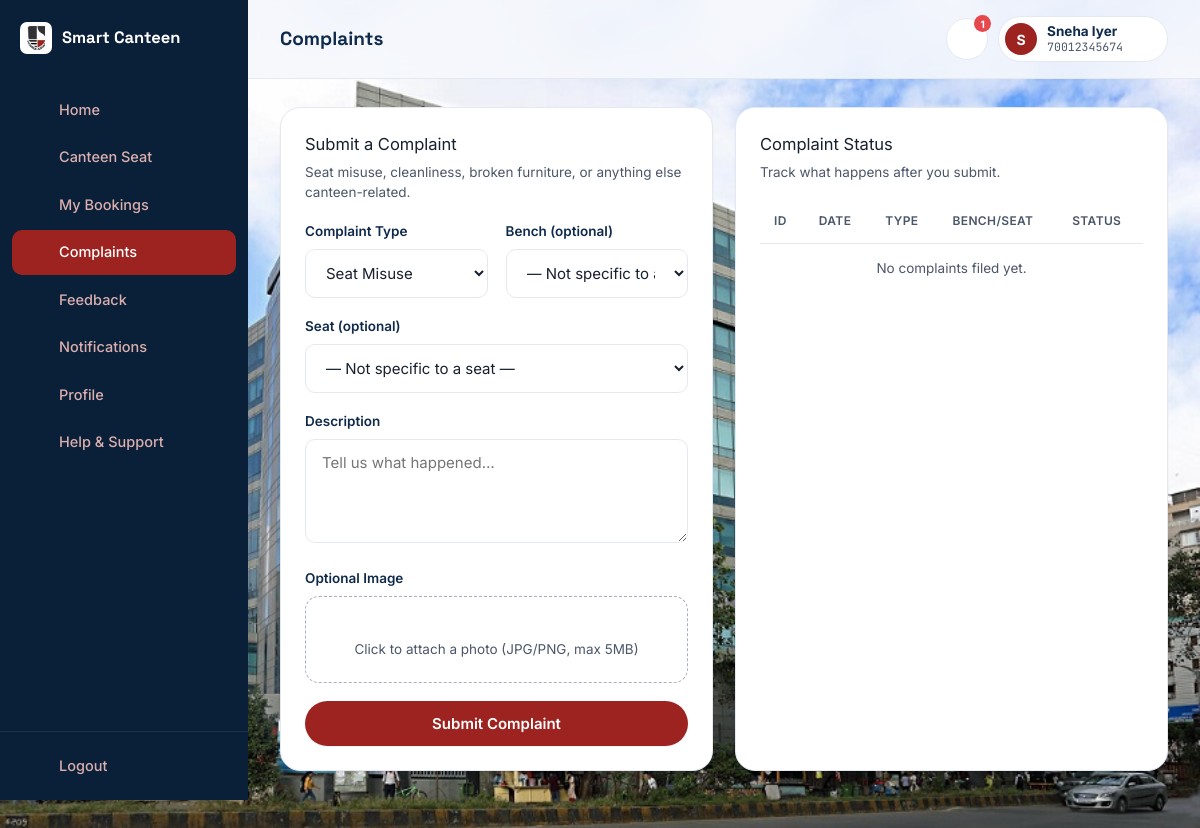
/student/complaints.php (signed in), run on the app's committed database.
### tables this page shows
CREATE TABLE students (
  id             INT AUTO_INCREMENT PRIMARY KEY,
  sap_id         VARCHAR(11) NOT NULL UNIQUE,
  password_hash  VARCHAR(255) NOT NULL,
  name           VARCHAR(100) NOT NULL,
  branch         VARCHAR(100) NOT NULL,
  year           TINYINT NOT NULL,
  email          VARCHAR(150) DEFAULT NULL,
  no_show_count  INT NOT NULL DEFAULT 0,
  created_at     TIMESTAMP NOT NULL DEFAULT CURRENT_TIMESTAMP,
  CONSTRAINT chk_sap_id_format CHECK (sap_id REGEXP '^[0-9]{11}$'),
  CONSTRAINT chk_year_range CHECK (year BETWEEN 1 AND 4)
);

### includes/functions.php (called while the page is built, shortened)
<?php
function e(?string $value): string
{
    return htmlspecialchars($value ?? '', ENT_QUOTES, 'UTF-8');
}
function unreadNotificationCount(PDO $pdo, int $studentId): int
{
    $stmt = $pdo->prepare('SELECT COUNT(*) FROM notifications WHERE student_id = ? AND is_read = 0');
    $stmt->execute([$studentId]);
    return (int) $stmt->fetchColumn();
}

### includes/auth.php (called while the page is built, shortened)
<?php
function isStudentLoggedIn(): bool
{
    return isset($_SESSION['student_id']);
}
function currentStudentId(): ?int
{
    return $_SESSION['student_id'] ?? null;
}
function currentStudent(): ?array
{
    static $cached = null;
    if ($cached !== null) return $cached;
    $stmt = getDB()->prepare('SELECT * FROM students WHERE id = ?');
    $stmt->execute([currentStudentId()]);
    $cached = $stmt->fetch() ?: null;
    return $cached;
}

### includes/db.php (called while the page is built)
<?php
function getDB(): PDO
{
    static $pdo = null;
    if ($pdo === null) {
        $dsn = 'mysql:host=' . DB_HOST . ';dbname=' . DB_NAME . ';charset=utf8mb4';
        try {
            $pdo = new PDO($dsn, DB_USER, DB_PASS, [
                PDO::ATTR_ERRMODE            => PDO::ERRMODE_EXCEPTION,
                PDO::ATTR_DEFAULT_FETCH_MODE => PDO::FETCH_ASSOC,
                PDO::ATTR_EMULATE_PREPARES   => false,
            ]);
            $pdo->exec("SET time_zone = '+05:30'");
        } catch (PDOException $e) {
            http_response_code(500);
            die('Database connection failed. Check includes/config.php and make sure MySQL is running in XAMPP. (' . htmlspecialchars($e->getMessage()) . ')');
        }
    }
    return $pdo;
}

### student/complaints.php (the view, shortened to what this page needs)
<?php
require_once __DIR__ . '/../includes/db.php';
require_once __DIR__ . '/../includes/auth.php';
require_once __DIR__ . '/../includes/functions.php';
require_once __DIR__ . '/../includes/icons.php';
$pdo = getDB();
$student = currentStudent();
$myComplaintsStmt = $pdo->prepare(
    "SELECT c.*, b.bench_number, s.seat_number
     FROM complaints c
     LEFT JOIN benches b ON b.id = c.bench_id
     LEFT JOIN seats s ON s.id = c.seat_id
     WHERE c.student_id = ? ORDER BY c.created_at DESC"
);
$myComplaintsStmt->execute([$student['id']]);
$myComplaints = $myComplaintsStmt->fetchAll();
$pageTitle = 'Complaints';
?>
<!DOCTYPE html>
<html lang="en">
<head>
<link rel="stylesheet" href="<?= BASE_URL ?>/css/style.css">
<link rel="stylesheet" href="<?= BASE_URL ?>/css/app.css">
</head>
<body class="app-body photo-bg">
<div class="app-shell">
  <?php include __DIR__ . '/../includes/sidebar.php'; ?>
  <div class="app-main">
    <?php include __DIR__ . '/../includes/header.php'; ?>
    <main class="app-content">
      <div class="grid-2">
        <div class="card">
          <div class="card-title">Submit a Complaint</div>
          <div class="card-sub">Seat misuse, cleanliness, broken furniture, or anything else canteen-related.</div>
          <form id="complaintForm">
            <div class="form-grid-2">
              <div class="field">
                <label for="complaint_type">Complaint Type</label>
                <select name="complaint_type" id="complaint_type" required>
                  <option value="seat_misuse">Seat Misuse</option>
                </select>
              </div>
              <div class="field">
                <label for="bench_id">Bench (optional)</label>
                <select name="bench_id" id="bench_id">
                  <option value="">— Not specific to a bench —</option>
                </select>
              </div>
            </div>
            <div class="field">
              <label for="seat_number">Seat (optional)</label>
              <select name="seat_number" id="seat_number">
                <option value="">— Not specific to a seat —</option>
              </select>
            </div>
            <div class="field">
              <label for="description">Description</label>
              <textarea name="description" id="description" rows="4" required placeholder="Tell us what happened…"></textarea>
            </div>
            <div class="field">
              <label>Optional Image</label>
              <div class="upload-drop" id="uploadDrop">
                <?= icon('image') ?>
                <div>Click to attach a photo (JPG/PNG, max 5MB)</div>
              </div>
            </div>
            <button type="submit" class="btn btn-primary btn-block" id="submitComplaintBtn">Submit Complaint</button>
          </form>
        </div>
        <div class="card">
          <div class="card-title">Complaint Status</div>
          <div class="card-sub">Track what happens after you submit.</div>
          <div class="table-wrap">
            <table class="data-table">
              <thead><tr><th>ID</th><th>Date</th><th>Type</th><th>Bench/Seat</th><th>Status</th></tr></thead>
              <tbody id="complaintsBody">
                <?php if (!$myComplaints): ?>
                  <tr><td colspan="5" style="text-align:center; color:var(--ink-600);">No complaints filed yet.</td></tr>
                <?php endif; ?>
              </tbody>
            </table>
          </div>
        </div>
      </div>
    </main>
  </div>
</div>
</body>
</html>

### includes/header.php (shortened to what this page needs)
<?php
$student = currentStudent();
$unreadCount = unreadNotificationCount($pdo, $student['id']);
$pageTitle = $pageTitle ?? 'Home';
?>
<header class="app-header">
  <h1 class="page-title"><?= e($pageTitle) ?></h1>
  <div class="header-actions">
    <div class="dropdown" id="notifDropdown">
      <button class="icon-btn" id="notifBtn" aria-label="Notifications">
        <?= icon('bell') ?>
        <?php if ($unreadCount > 0): ?><span class="badge-dot" id="unreadBadge"><?= $unreadCount > 9 ? '9+' : $unreadCount ?></span><?php endif; ?>
      </button>
    </div>
    <div class="dropdown" id="profileDropdown">
      <button class="profile-btn" id="profileBtn">
        <span class="avatar"><?= e(strtoupper(substr($student['name'], 0, 1))) ?></span>
        <span class="profile-text">
          <strong><?= e($student['name']) ?></strong>
          <small class="mono"><?= e($student['sap_id']) ?></small>
        </span>
        <?= icon('chevron-down') ?>
      </button>
    </div>
  </div>
</header>

### css/style.css (style rules this page uses)
:root { --navy-950: #0A1F38; --navy-900: #0F2A4A; --navy-800: #15355C; --red-600: #9C231F; --red-700: #7F1C19; --red-50: #F9F1F1; --paper: #F5F8FC; --white: #FFFFFF; --ink-900: #16202E; --ink-600: #4B5768; --slate-400:#A6B0C0; --slate-200:#E4E9F1; --slate-100:#EEF2F7; --status-available: #18A971; --status-available-bg: #E4F8EF; --status-reserved: #E8A33D; --status-reserved-bg: #FDF2DF; --status-occupied: #E5484D; --status-occupied-bg: #FCE7E8; --status-unavailable: #8791A1; --status-unavailable-bg: #EEF0F3; --font-display: 'Space Grotesk', 'Segoe UI', sans-serif; --font-body: 'Inter', 'Segoe UI', sans-serif; --font-mono: 'JetBrains Mono', 'Courier New', monospace; --radius-lg: 20px; --radius-md: 14px; --radius-sm: 10px; --radius-pill: 999px; --shadow-sm: 0 1px 2px rgba(15,42,74,.07); --shadow-md: 0 8px 24px rgba(15,42,74,.10); --shadow-lg: 0 20px 48px rgba(15,42,74,.16); }
*, *::before, *::after { box-sizing: border-box; }
html { scroll-behavior: smooth; }
body { margin: 0; font-family: var(--font-body); color: var(--ink-900); background: var(--paper); -webkit-font-smoothing: antialiased; line-height: 1.55; }
h1, h2, h3, h4 { font-family: var(--font-display); margin: 0 0 .5em; line-height: 1.15; color: var(--navy-900); }
button { font-family: inherit; cursor: pointer; }
.mono { font-family: var(--font-mono); font-variant-numeric: tabular-nums; }
.btn { display: inline-flex; align-items: center; justify-content: center; gap: 8px; padding: 13px 24px; border-radius: var(--radius-pill); border: none; font-weight: 600; font-size: 15px; font-family: var(--font-body); transition: transform .15s ease, box-shadow .15s ease, background-color .15s ease; white-space: nowrap; }
.btn-primary { background: var(--red-600); color: var(--white); box-shadow: var(--shadow-sm); }
.btn-block { width: 100%; }
.field { margin-bottom: 18px; text-align: left; }
.field label { display: block; font-size: 13.5px; font-weight: 600; color: var(--navy-900); margin-bottom: 7px; }
.field input, .field select, .field textarea { width: 100%; padding: 13px 16px; border-radius: var(--radius-sm); border: 1.5px solid var(--slate-200); font-size: 15px; font-family: var(--font-body); background: var(--white); color: var(--ink-900); transition: border-color .15s ease; }
.field textarea { resize: vertical; min-height: 90px; font-family: var(--font-body); }

### data on the page
students: name "S", name "Sneha Iyer", sap "70012345674"

### other printed values
$item['label'] "Home"
$item['label'] "Canteen Seat"
$item['label'] "My Bookings"
$item['label'] "Complaints"
$item['label'] "Feedback"
$item['label'] "Notifications"
$item['label'] "Profile"
$item['label'] "Help & Support"
$pageTitle "Complaints"
$unreadCount "1"
